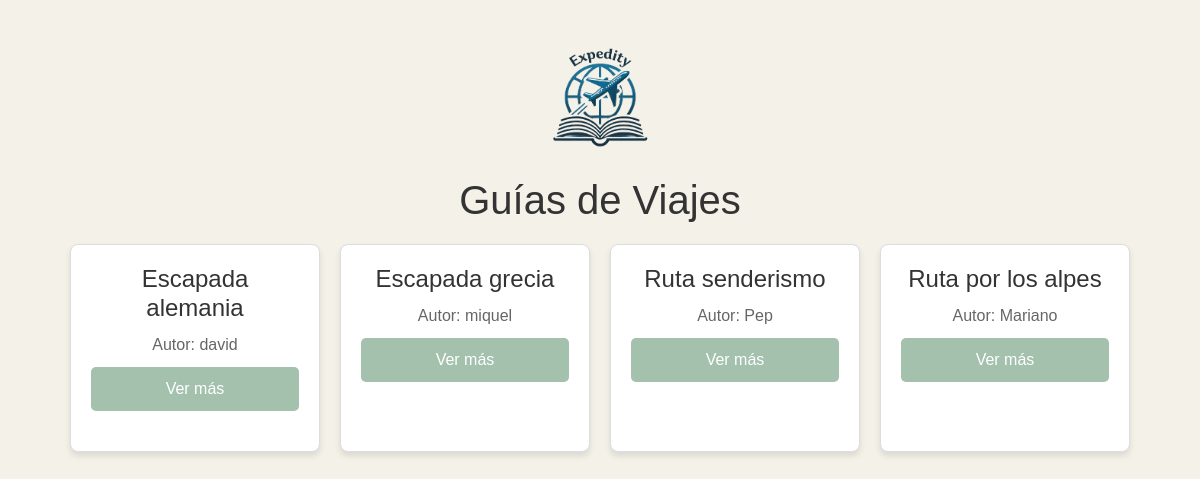
The page /guias/guias.php on the database its author committed.
### tables this page shows
CREATE TABLE `guias` (
  `id` int(11) NOT NULL,
  `título` varchar(45) NOT NULL,
  `descripción` varchar(255) NOT NULL,
  `autor` varchar(45) NOT NULL,
  `ruta_img` varchar(45) NOT NULL,
  `registro` timestamp NOT NULL DEFAULT current_timestamp()
);

### public/guias/guias.php (the view, shortened to what this page needs)
<?php
$servername = "localhost";
$username = "root";
$password = "";
$dbname = "conexion";
$conn = new mysqli($servername, $username, $password, $dbname);
$sql = "SELECT id, título, autor FROM guias";
$result = $conn->query($sql);
?>
<!DOCTYPE html>
<html lang="es">
<head>
    <link href="https://cdn.jsdelivr.net/npm/bootstrap@5.3.3/dist/css/bootstrap.min.css" rel="stylesheet"
>
    <link href="https://cdnjs.cloudflare.com/ajax/libs/font-awesome/6.0.0/css/all.min.css" rel="stylesheet" />
</head>
<body style="background-color: #F4F1E9;">
    <header>
        <ul class="nav justify-content-center nav-bar">
            <li class="nav-item">
                <a class="nav-link" href="../index.php">
                    <img src="../assets/img/logo.png" width="100px" height="100px" alt="Logo">
                </a>
            </li>
        </ul>
    </header>
    <h1>Guías de Viajes</h1>
    <div class="container">
        <?php
        if ($result->num_rows > 0) {
            while ($row = $result->fetch_assoc()) {
                echo '<div class="card">';
                echo '<h3>' . htmlspecialchars($row["título"]) . '</h3>';
                echo '<p>Autor: ' . htmlspecialchars($row["autor"]) . '</p>';
                echo '<a href="subguia.php?id=' . urlencode($row["id"]) . '">Ver más</a>';
                echo '</div>';
            }
        } else {
            echo '<p>No hay guías disponibles.</p>';
        }
        ?>
    </div>
</body>
</html>

### public/guias/guias.php (style rules this page uses)
body { font-family: Arial, sans-serif; margin: 0; padding: 20px; background-color: #f9f9f9; text-align: center; }
h1 { text-align: center; color: #333; margin-bottom: 20px; }
.container { display: flex; flex-wrap: wrap; gap: 20px; justify-content: center; }
.card { background-color: #fff; border: 1px solid #ddd; border-radius: 8px; box-shadow: 0 4px 6px rgba(0, 0, 0, 0.1); padding: 20px; width: 250px; text-align: center; }
.card h3 { margin: 0 0 10px; font-size: 1.5em; color: #333; }
.card p { margin: 0; font-size: 1em; color: #666; }
a { display: inline-block; margin-top: 20px; margin-bottom: 20px; padding: 10px 20px; background-color: #A3C1AD; color: #fff; text-decoration: none; border-radius: 5px; }
.card a { display: inline-block; margin-top: 10px; padding: 10px 20px; background-color: #A3C1AD; color: #fff; text-decoration: none; border-radius: 5px; }

### rows shown on the page
guias: título "Escapada alemania", autor "david"
guias: título "Escapada grecia", autor "miquel"
guias: título "Ruta senderismo", autor "Pep"
guias: título "Ruta por los alpes", autor "Mariano"
